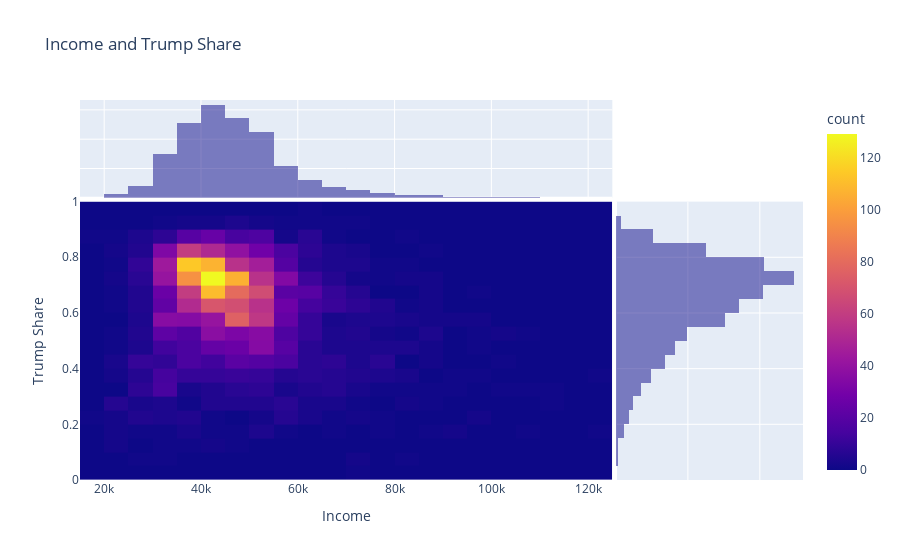

Notebook code for this chart:
### Markdown cell above
**_You can see that Texas is the number one state that support trump. And the county Roberts has the highest trump share among Texas conties._**

### 2) Relationship between Income and Trump Share

### Code cell
fig = px.density_heatmap(trump, x="Income", y="Trump Share",
                        marginal_x="histogram", marginal_y="histogram",
                        title='Income and Trump Share')
fig.show()

### Figure 1 — Plotly figure (JSON) as saved in the notebook; plotly's stock layout.template omitted (floating-point values rounded to 4 significant figures; data arrays with more than 128 entries replaced by an {"elided": "..."} marker saying what was removed)
{"data": [{"coloraxis": "coloraxis", "hovertemplate": "Income=%{x}<br>Trump Share=%{y}<br>count=%{z}<extra></extra>", "name": "", "type": "histogram2d", "x": {"elided": "3112 int values"}, "xaxis": "x", "xbingroup": "x", "y": {"elided": "3112 float values"}, "yaxis": "y", "ybingroup": "y"}, {"alignmentgroup": "True", "bingroup": "x", "hovertemplate": "Income=%{x}<br>count=%{y}<extra></extra>", "legendgroup": "", "marker": {"color": "#0d0887"}, "name": "", "offsetgroup": "", "opacity": 0.5, "showlegend": false, "type": "histogram", "x": {"elided": "3112 int values"}, "xaxis": "x3", "yaxis": "y3"}, {"alignmentgroup": "True", "bingroup": "y", "hovertemplate": "Trump Share=%{y}<br>count=%{x}<extra></extra>", "legendgroup": "", "marker": {"color": "#0d0887"}, "name": "", "offsetgroup": "", "opacity": 0.5, "showlegend": false, "type": "histogram", "xaxis": "x2", "y": {"elided": "3112 float values"}, "yaxis": "y2"}], "layout": {"barmode": "overlay", "coloraxis": {"colorbar": {"title": {"text": "count"}}, "colorscale": [[0, "#0d0887"], [0.1111, "#46039f"], [0.2222, "#7201a8"], [0.3333, "#9c179e"], [0.4444, "#bd3786"], [0.5556, "#d8576b"], [0.6667, "#ed7953"], [0.7778, "#fb9f3a"], [0.8889, "#fdca26"], [1, "#f0f921"]]}, "legend": {"tracegroupgap": 0}, "title": {"text": "Income and Trump Share"}, "xaxis": {"anchor": "y", "domain": [0, 0.7363], "title": {"text": "Income"}}, "xaxis2": {"anchor": "y2", "domain": [0.7413, 1], "matches": "x2", "showgrid": true, "showline": false, "showticklabels": false, "ticks": ""}, "xaxis3": {"anchor": "y3", "domain": [0, 0.7363], "matches": "x", "showgrid": true, "showticklabels": false}, "xaxis4": {"anchor": "y4", "domain": [0.7413, 1], "matches": "x2", "showgrid": true, "showline": false, "showticklabels": false, "ticks": ""}, "yaxis": {"anchor": "x", "domain": [0, 0.7326], "title": {"text": "Trump Share"}}, "yaxis2": {"anchor": "x2", "domain": [0, 0.7326], "matches": "y", "showgrid": true, "showticklabels": false}, "yaxis3": {"anchor": "x3", "domain": [0.7426, 1], "matches": "y3", "showgrid": true, "showline": false, "showticklabels": false, "ticks": ""}, "yaxis4": {"anchor": "x4", "domain": [0.7426, 1], "matches": "y3", "showgrid": true, "showline": false, "showticklabels": false, "ticks": ""}}}
